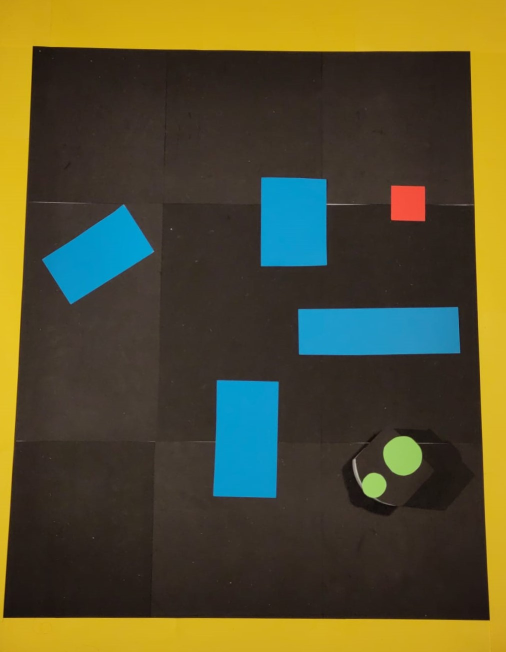
#> input picture img_presentation/Setup.jpeg, 1012 x 1304 px (shown at 1/2 size); its folder holds only this picture in this run
$ python -i vision.py   (imports and definitions only)
#> lines starting #> are read from the running program, lines starting #| are printed output that depends on the picture; after the words box and inside, x2 and y2 are one past the last pixel; in counts of white or black regions, pixels touching at a corner belong together
import cv2
import numpy as np
import math as m

# CONSTANT INIT

MAP_WIDTH = 1070 # mm
THYMIO_WIDTH = 110 # mm
# [1 line not run here, left out]

# Lower and Higher range value of color for filter

RED_L= np.array([133,50,130])
RED_H = np.array([179,255,255])

GREEN_L = np.array([0, 0, 140],np.uint8)
GREEN_H = np.array([90, 90, 255],np.uint8)

BLUE_L = np.array([0, 90, 120],np.uint8)
BLUE_H = np.array([110, 255, 255],np.uint8)

YELLOW_L = np.array([0, 0, 158],np.uint8)
YELLOW_H = np.array([179, 240, 255],np.uint8)


def colorFilter(img, lower_range, upper_range):
	"""
	This function is used to filter the color of an image. The pixels not in the color range will turn black

        Args:
			img: image to filter
            lower range: [Hmin,Smin,Vmin] lower HSV value for the chosen color
			upper range: [Hmax,Smax,Vmax] upper HSV value for the chosen color

        Returns:
            filtered_img: filtered image
    """
	hsv = cv2.cvtColor(img, cv2.COLOR_BGR2HSV)
	mask = cv2.inRange(hsv,lower_range,upper_range) # Create a mask with range
	filtered_img = cv2.bitwise_and(img,img,mask = mask)  # Performing bitwise and operation with mask in img variable

	return hsv, mask, filtered_img

def mapTransform(img,lower_range,upper_range):
	"""
	This function is used to find the edges of the map and correct the perspective

        Args:
			img: image taken from the camera
            lower range: [Hmin,Smin,Vmin] lower HSV value for the color of the frame
			upper range: [Hmax,Smax,Vmax] upper HSV value for the color of the frame

        Returns:
            img_rescaled: image with corrected perspective and resized according to frame
			M: Perspective transform
			width: Image width in pixel
			height: Image height in pixel
    """
	hsv, mask, field = colorFilter(img,lower_range, upper_range)

	field_gray = cv2.cvtColor(field, cv2.COLOR_BGR2GRAY)
	# noise
	filtered_img = cv2.bilateralFilter(field_gray,3,75,75)
	# binary
	binary_img = cv2.threshold(filtered_img, 20, 255, cv2.THRESH_BINARY_INV)[1]

	# find contours of MAP
	contours, _ = cv2.findContours(binary_img.astype(np.uint8), cv2.RETR_TREE, cv2.CHAIN_APPROX_SIMPLE)
	approx_cont = []

	for cnt in contours:
		approx = cv2.approxPolyDP(cnt, 0.03*cv2.arcLength(cnt, True), True)
		area = cv2.contourArea(approx)
		# Criteria on the area to get only the external frame and not the obstacle or thymio if color filter did not work fine
		if (binary_img.shape[0]*binary_img.shape[1]/2 < area < binary_img.shape[0]*binary_img.shape[1]):
			approx_cont.append(approx.reshape(-1, 2))

    # Correction of the perspective
	# First find the corners and figure out which one is which (top left / top right etc.)
	corners_tmp = approx_cont[0]
	corners_sorted = corners_tmp[corners_tmp[:, 1].argsort()]
	corners_top = corners_sorted[0:2,:]
	C_top_left = corners_top[corners_top[:, 0].argsort()][0,:]
	C_top_right = corners_top[corners_top[:, 0].argsort()][1,:]
	corners_bot = corners_sorted[2:,:]
	C_bot_left = corners_bot[corners_bot[:, 0].argsort()][0,:]
	C_bot_right = corners_bot[corners_bot[:, 0].argsort()][1,:]
	pts1 = np.float32([C_top_left, C_bot_left, C_bot_right, C_top_right])
    #Target Points
	t1 = pts1[0,0] #corner top left
	t2 = pts1[0,1]
	r1 = pts1[3,0] #corner top right
	r2 = pts1[3,1]
	b1 = pts1[2,0] #corner bottom right
	b2 = pts1[2,1]
	width = m.floor(m.sqrt((r1 - t1) ** 2 + (r2 - t2) ** 2))
	height = m.floor(m.sqrt((b1 - r1) ** 2 + (b2 - r2) ** 2))
	pts2 = np.float32([[0, 0], [0, height], [width, height], [width, 0]])
	M = cv2.getPerspectiveTransform(pts1.astype(np.float32), pts2)
	dst = cv2.warpPerspective(img, M, (width, height))

	## Rescaling image (between width and height)
	img_rescaled = dst[0:height, 0:width]
	return img_rescaled, M, width, height

def mm2pixRatio(img):
	"""
	This function is used to know how many mm is one pixel

        Args:
			img: image
    """
	global pix_per_mm
	# Conversion mm to pixel
	pix_width = img.shape[1]
	pix_per_mm = pix_width / MAP_WIDTH


def rescale_borders(img):
	"""
	This function is used to make the image slightly smaller and hence avoid to have small parts of the yellow frame visible

        Args:
			img: image of the rectified map

        Returns:
            map_rescaled: image of the map rescaled
    """
	map_rescaled = np.copy(img)
	map_rescaled = map_rescaled[10:img.shape[0]-10, 10:img.shape[1]-10]

	return map_rescaled


# [52 lines left out: function findThymio, not called in this run]

def findGoal(img,lower_range,upper_range,TRESH,maxVal):
	"""
	This function is used to find the goal

        Args:
			img: image of the rescaled map
            lower range: [Hmin,Smin,Vmin] lower HSV value for the color of the goal
			upper range: [Hmax,Smax,Vmax] upper HSV value for the color of the goal
			TRESH: Threshold gray value for thresholding function
			maxVal: Value assigned to pixel that have a value higher than the threshold

        Returns:
            GOAL: [x,y] coordinates of the goal
    """
	_, _, filt_img = colorFilter(img,lower_range,upper_range)
	goal_gray = cv2.cvtColor(filt_img, cv2.COLOR_BGR2GRAY)
	goal_binary = cv2.threshold(goal_gray, TRESH, maxVal, cv2.THRESH_BINARY_INV)[1]
	goal_binary = cv2.GaussianBlur(goal_binary, (5,5), 5,5)
	contours, _ = cv2.findContours(goal_binary.astype(np.uint8), cv2.RETR_TREE, cv2.CHAIN_APPROX_SIMPLE)
	# Get the moments
	mu = [None]*len(contours)
	for i in range(len(contours)):
		mu[i] = cv2.moments(contours[i])
	# Get the mass centers
	mc = [None]*len(contours)
	for i in range(len(contours)):
		# add 1e-5 to avoid division by zero
		mc[i] = (mu[i]['m10'] / (mu[i]['m00'] + 1e-5), mu[i]['m01'] / (mu[i]['m00'] + 1e-5))

	# https://docs.opencv.org/3.4/d0/d49/tutorial_moments.html

	GOAL = [mc[1][0],mc[1][1]]
	return GOAL

# [58 lines left out: function findObst, not called in this run]

############### Functions used in MAIN ############################################################

def map_init(img):
	"""
	This function is used to init the map by calling the function needed

        Args:
			img: image taken from the camera

        Returns:
            rescMap: Rectified and rescaled MAP
			M: Perspective transform (matrix)
			IMGwidth: width of the image (before rescaling) in pixel
			IMGheight: height of the image (before rescaling) in pixel
			mapsize: x,y size of the map in pixel
			goal_coords: x,y goal coordinates in pixel
			obst_coords: List of n arrays containing the x,y coordinates of the edges of the n expanded obstacles in pixel
			t_coords: x,y thymio coordinates in pixel
			t_angle: angle of thymio in rad
    """
	### Map rescaling and rectifying
	recMap, M, IMGwidth, IMGheight = mapTransform(img,YELLOW_L, YELLOW_H)
	mm2pixRatio(recMap)
	rescMap = rescale_borders(recMap)
	mapsize = [rescMap.shape[1],rescMap.shape[0]]

	### Find Goal
	goal_coords = findGoal(rescMap,RED_L,RED_H,20,255)

    ### Find Obstacles
	obst_coords, image = findObst(rescMap,BLUE_L,BLUE_H,20,10)

    ### Find Thymio
	t_coords, t_angle = findThymio(rescMap, GREEN_L, GREEN_H)

	return rescMap, M, IMGwidth, IMGheight, mapsize, goal_coords, obst_coords, t_coords, t_angle

# [23 lines left out: function updateThymioPos, not called in this run]

>>> import cv2
>>> picture = cv2.imread('../img_presentation/Setup.jpeg')
#> picture is the input picture: shape (1304, 1012, 3); mean B, G, R 47.5, 79.8, 84.3
>>> result = map_init(picture)
#> in colorFilter, `mask = cv2.inRange(hsv,lower_range,upper_range)`:
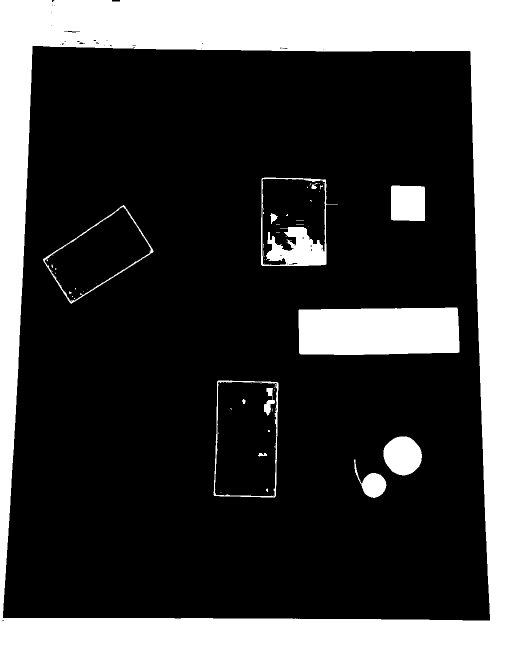
#> mask: shape (1304, 1012) (shown at 1/2 size); 24.7% white; 61 white regions (46 under 20 px), largest, box (x1, y1, x2, y2) and area: (0, 0, 1012, 1304) 273020, (597, 615, 919, 710) 29178, (522, 355, 676, 532) 7247
#> in colorFilter, `filtered_img = cv2.bitwise_and(img,img,mask = mask)`:
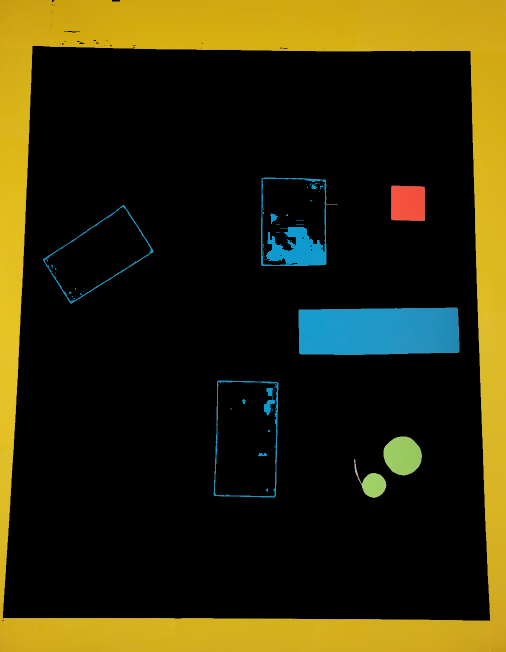
#> filtered_img: shape (1304, 1012, 3) (shown at 1/2 size); mean B, G, R 12.6, 42.2, 46.7
#> in mapTransform, `field_gray = cv2.cvtColor(field, cv2.COLOR_BGR2GRAY)`:
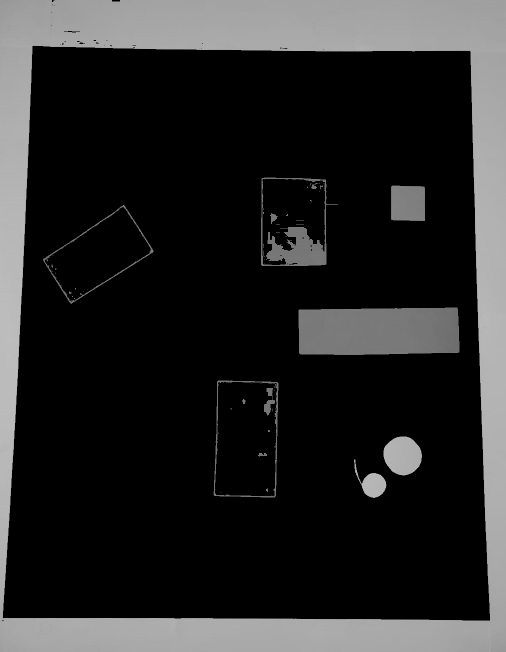
#> field_gray: shape (1304, 1012) (shown at 1/2 size); min 0, max 195, mean 40.2
#> in mapTransform, `contours, _ = cv2.findContours(binary_img.astype(np.uint8), cv2.RETR_T..`: contours = 89 contours, 63 with area under 20; largest, box (x1, y1, x2, y2) and area: (6, 92, 980, 1241) 1044339, (596, 614, 920, 711) 29586, (426, 760, 558, 996) 28794, (430, 764, 554, 992) 26127, (521, 354, 677, 533) 23094
#> the loop in mapTransform, `for cnt in contours:` made 89 passes
#> area on passes 7, 8, 13, 14, 17, 20, 22, 31: 1610.5, 4348, 29.5, 105.5, 21.5, 60, 578, 26
#> after the loop in mapTransform, `for cnt in contours:`: approx_cont = [[[65, 92], [6, 1235], [979, 1240], [940, 103]]]
#> in mapTransform, `corners_tmp = approx_cont[0]`: corners_tmp = [[65, 92], [6, 1235], [979, 1240], [940, 103]]
#> in mapTransform, `corners_sorted = corners_tmp[corners_tmp[:, 1].argsort()]`: corners_sorted = [[65, 92], [940, 103], [6, 1235], [979, 1240]]
#> in mapTransform, `corners_top = corners_sorted[0:2,:]`: corners_top = [[65, 92], [940, 103]]
#> in mapTransform, `C_top_left = corners_top[corners_top[:, 0].argsort()][0,:]`: C_top_left = [65, 92]
#> in mapTransform, `C_top_right = corners_top[corners_top[:, 0].argsort()][1,:]`: C_top_right = [940, 103]
#> in mapTransform, `corners_bot = corners_sorted[2:,:]`: corners_bot = [[6, 1235], [979, 1240]]
#> in mapTransform, `C_bot_left = corners_bot[corners_bot[:, 0].argsort()][0,:]`: C_bot_left = [6, 1235]
#> in mapTransform, `C_bot_right = corners_bot[corners_bot[:, 0].argsort()][1,:]`: C_bot_right = [979, 1240]
#> in mapTransform, `pts1 = np.float32([C_top_left, C_bot_left, C_bot_right, C_top_right])`: pts1 = [[65, 92], [6, 1235], [979, 1240], [940, 103]]
#> in mapTransform, `t1 = pts1[0,0]`: t1 = 65
#> in mapTransform, `t2 = pts1[0,1]`: t2 = 92
#> in mapTransform, `r1 = pts1[3,0]`: r1 = 940
#> in mapTransform, `r2 = pts1[3,1]`: r2 = 103
#> in mapTransform, `b1 = pts1[2,0]`: b1 = 979
#> in mapTransform, `b2 = pts1[2,1]`: b2 = 1240
#> in mapTransform, `width = m.floor(m.sqrt((r1 - t1) ** 2 + (r2 - t2) ** 2))`: width = 875
#> in mapTransform, `height = m.floor(m.sqrt((b1 - r1) ** 2 + (b2 - r2) ** 2))`: height = 1137
#> in mapTransform, `pts2 = np.float32([[0, 0], [0, height], [width, height], [width, 0]])`: pts2 = [[0, 0], [0, 1137], [875, 1137], [875, 0]]
#> in mapTransform, `M = cv2.getPerspectiveTransform(pts1.astype(np.float32), pts2)`: M = [[1, 0.0517, -69.9], [-0.014, 1.12, -101.7], [-7.8e-06, 9.87e-05, 1]]
#> in mapTransform, `dst = cv2.warpPerspective(img, M, (width, height))`:
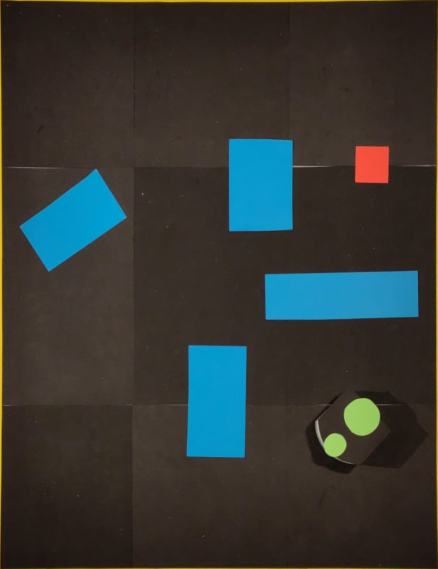
#> dst: shape (1137, 875, 3) (shown at 1/2 size); mean B, G, R 52.8, 55.7, 51.7
#> in map_init, `recMap, M, IMGwidth, IMGheight = mapTransform(img,YELLOW_L, YELLOW_H)`: IMGwidth = 875; IMGheight = 1137
#> in rescale_borders, `map_rescaled = map_rescaled[10:img.shape[0]-10, 10:img.shape[1]-10]`:
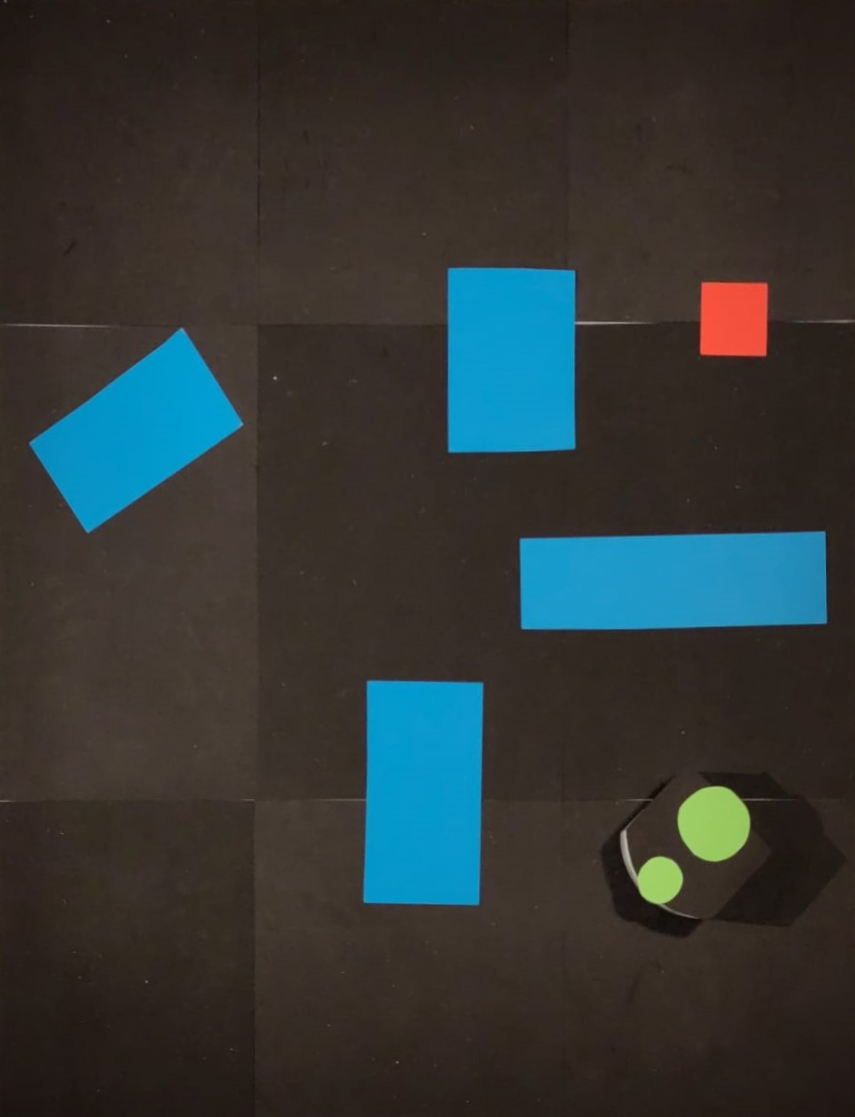
#> map_rescaled: shape (1117, 855, 3); mean B, G, R 54, 55.3, 50.4
#> in findGoal, `contours, _ = cv2.findContours(goal_binary.astype(np.uint8), cv2.RETR_..`: contours = [[[0, 0], [0, 1116], [854, 1116], [854, 0]]]
#> in findGoal, `mu = [None]*len(contours)`: mu = 1 item
#> the loop in findGoal, `for i in range(len(contours)):` made 1 pass
#> after the loop in findGoal, `for i in range(len(contours)):`: mc = [(427, 558)]
#> (the run stopped early here; a loop or call above may not have finished)

$ run again, on img_presentation/Calibration_1012_1.png
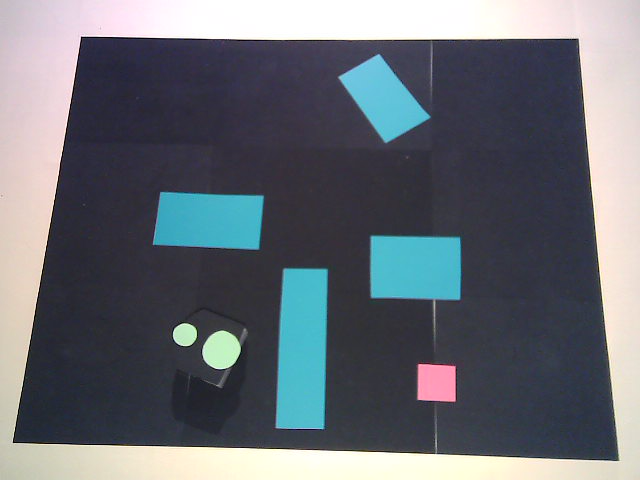
#> input picture img_presentation/Calibration_1012_1.png, 640 x 480 px
#> picture is the input picture: shape (480, 640, 3); mean B, G, R 116.3, 108.9, 103.8
#> hsv: shape (480, 640, 3); mean H, S, V 99.6, 55.3, 121.8
#> mask: shape (480, 640); 34.4% white; 13 white regions (5 under 20 px), largest, box (x1, y1, x2, y2) and area: (0, 0, 640, 480) 80211, (276, 269, 327, 429) 7391, (371, 236, 461, 300) 5512
#> in mapTransform, `contours, _ = cv2.findContours(binary_img.astype(np.uint8), cv2.RETR_T..`: contours = 13 contours, 4 with area under 20; largest, box (x1, y1, x2, y2) and area: (13, 37, 619, 461) 226024, (275, 268, 328, 430) 7598, (370, 235, 462, 301) 5664, (152, 191, 264, 250) 5641, (338, 53, 431, 143) 4078
#> the loop in mapTransform, `for cnt in contours:` made 13 passes
#> (approx, area) on passes 1, 4, 9, 10, 11, 13: ([[81, 37], [13, 442], [618, 460], [578, 39]], 227703), ([[417, 364], [455, 365], [456, 400], [418, 400]], 1348.5), ([[284, 268], [327, 270], [323, 429], [275, 427]], 7247.5), ([[370, 237], [459, 237], [460, 298], [372, 298]], 5398.5), ([[159, 193], [262, 195], [259, 247], [153, 244]], 5393), ([[378, 53], [430, 116], [387, 142], [338, 78]], 3923)
#> after the loop in mapTransform, `for cnt in contours:`: approx_cont = [[[81, 37], [13, 442], [618, 460], [578, 39]]]
#> corners_tmp = [[81, 37], [13, 442], [618, 460], [578, 39]]
#> corners_sorted = [[81, 37], [578, 39], [13, 442], [618, 460]]
#> corners_top = [[81, 37], [578, 39]]
#> C_top_left = [81, 37]
#> C_top_right = [578, 39]
#> corners_bot = [[13, 442], [618, 460]]
#> C_bot_left = [13, 442]
#> C_bot_right = [618, 460]
#> pts1 = [[81, 37], [13, 442], [618, 460], [578, 39]]
#> t1 = 81
#> t2 = 37
#> r1 = 578
#> r2 = 39
#> b1 = 618
#> b2 = 460
#> width = 497
#> height = 422
#> pts2 = [[0, 0], [0, 422], [497, 422], [497, 0]]
#> in mapTransform, `M = cv2.getPerspectiveTransform(pts1.astype(np.float32), pts2)`: M = [[1.06, 0.177, -92.19], [-0.00522, 1.3, -47.56], [6.26e-05, 0.000553, 1]]
#> in map_init, `recMap, M, IMGwidth, IMGheight = mapTransform(img,YELLOW_L, YELLOW_H)`: IMGwidth = 497; IMGheight = 422
#> hsv: shape (402, 477, 3); mean H, S, V 117.4, 67.7, 81.4
#> mask: shape (402, 477); 0.54% white; 1 white region, box (x1, y1, x2, y2) and area: (327, 334, 359, 367) 1038
#> in findGoal, `contours, _ = cv2.findContours(goal_binary.astype(np.uint8), cv2.RETR_..`: contours = 2 contours; box (x1, y1, x2, y2) and area: (0, 0, 477, 402) 190876, (328, 335, 358, 366) 848
#> mu = 2 items
#> the loop in findGoal, `for i in range(len(contours)):` made 2 passes
#> after the loop in findGoal, `for i in range(len(contours)):`: mc = [(238, 200.5), (342.5, 349.8)]
#> GOAL = [342.5, 349.8]
#> mask: shape (402, 477); 10.9% white; 5 white regions (1 under 20 px), largest, box (x1, y1, x2, y2) and area: (208, 246, 250, 394) 5993, (89, 170, 187, 228) 5386, (286, 212, 367, 274) 4928, (254, 9, 342, 113) 4564
#> in findObst, `contours, _ = cv2.findContours(binary_img.astype(np.uint8), cv2.RETR_T..`: contours = 6 contours, 2 with area under 20; largest, box (x1, y1, x2, y2) and area: (208, 246, 250, 394) 5808, (89, 170, 187, 228) 5234, (286, 212, 367, 274) 4788, (254, 9, 342, 113) 4440
#> the loop in findObst, `for cnt in contours:` made 6 passes
#> after the loop in findObst, `for cnt in contours:`: approx_array = [[[211, 246], [209, 391], [248, 393], [248, 248]], [[286, 212], [287, 272], [364, 273], [365, 212]], [[90, 170], [89, 224], [185, 227], [186, 172]], [[290, 9], [254, 35], [300, 112], [341, 82]]]
#> the loop in findObst, `for i, cnt in enumerate(approx_array):` made 4 passes
#> in findObst, `exp_img = cv2.inRange(exp_img, 122, 124)`:
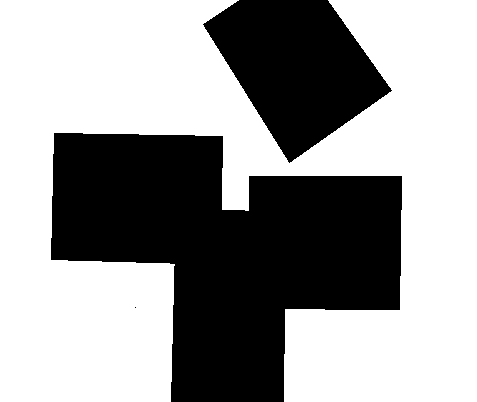
#> exp_img: shape (402, 477); 60.9% white; 3 black regions (1 under 20 px), largest, box (x1, y1, x2, y2) and area: (51, 133, 402, 402) 57292, (203, 0, 392, 163) 17766
#> contours_exp = 3 contours, 1 with area under 20; largest, box (x1, y1, x2, y2) and area: (51, 133, 402, 402) 56644, (203, 0, 392, 163) 17538
#> the loop in findObst, `for cnt in contours_exp:` made 3 passes
#> after the loop in findObst, `for cnt in contours_exp:`: approx_array_exp = 2 items
#> exp_img_app: shape (402, 477); 39.3% white; 3 white regions (1 under 20 px), largest, box (x1, y1, x2, y2) and area: (51, 133, 402, 402) 57535, (203, 0, 392, 163) 17766
#> in colorFilter (call 4), `mask = cv2.inRange(hsv,lower_range,upper_range)`:
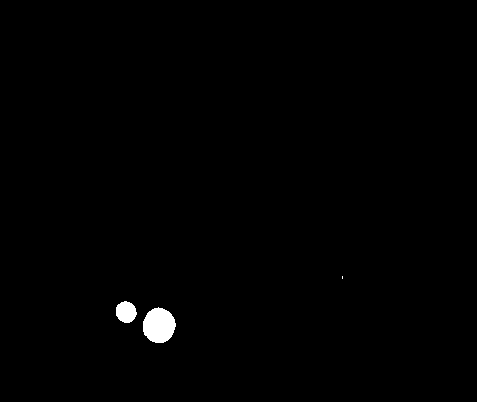
#> mask: shape (402, 477); 0.66% white; 3 white regions (1 under 20 px), largest, box (x1, y1, x2, y2) and area: (143, 307, 176, 343) 904, (116, 301, 137, 323) 353
#> keypoints = 2 keypoints; (x, y, size): (159, 325, 29.2), (126, 312, 16.7)
#> pts = [[158.5, 325.2], [125.7, 311.6]]
#> posX = 158.5; posY = 325.2
#> SRx = 125.7; SRy = 311.6
#> dx = -32.89
#> dy = 13.59
#> angle = 2.75
#> pos = [158.5, 325.2]
#> t_angle = 2.75
#> result = 9 items
